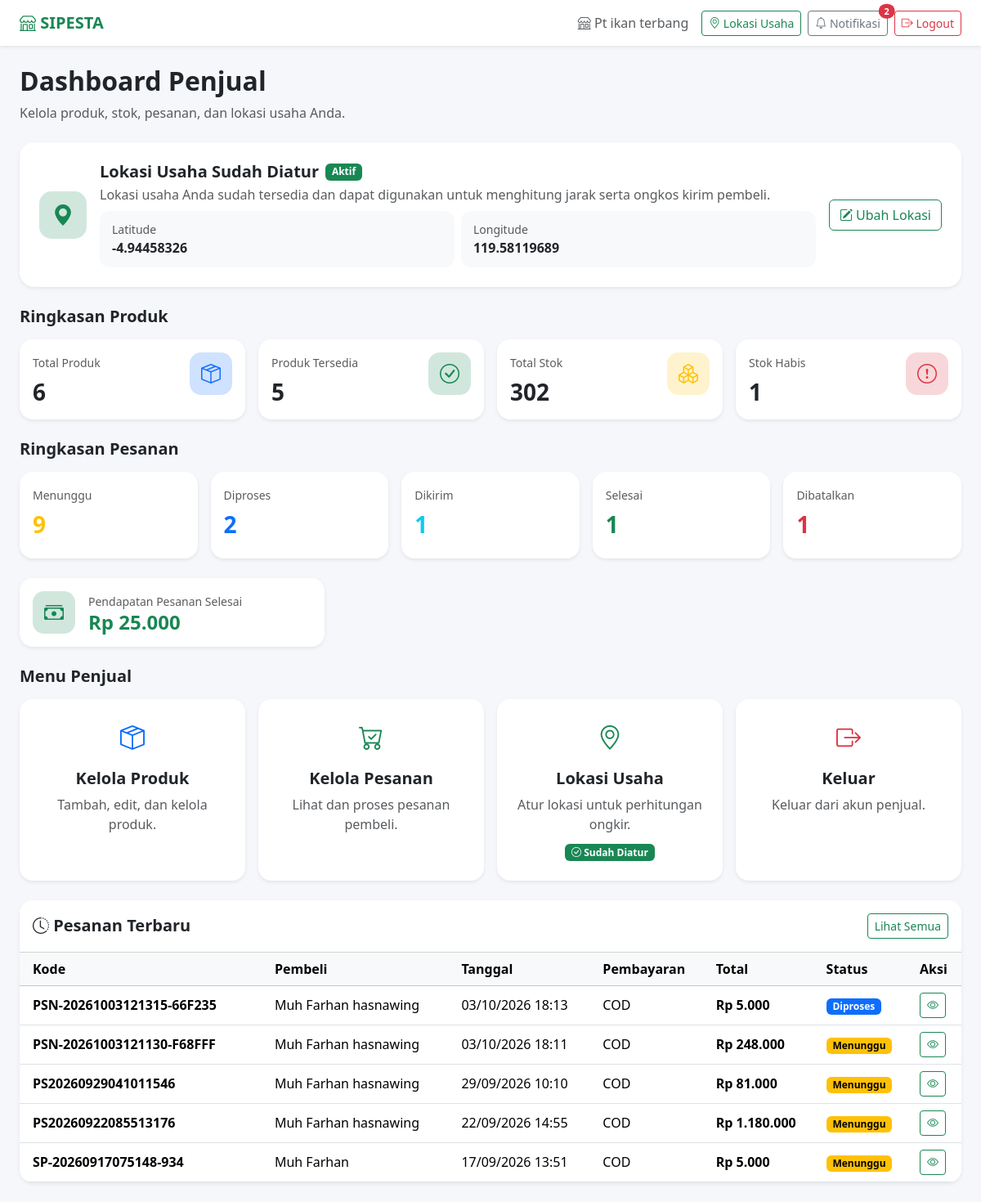
Page /penjual/index.php (signed in) on the committed database.
### tables this page shows
CREATE TABLE `penjual` (
  `id` int(11) NOT NULL,
  `user_id` int(11) NOT NULL,
  `nama` varchar(100) NOT NULL,
  `no_hp` varchar(20) DEFAULT NULL,
  `alamat` text DEFAULT NULL,
  `nama_usaha` varchar(150) DEFAULT NULL,
  `jenis_usaha` varchar(100) DEFAULT NULL,
  `created_at` timestamp NOT NULL DEFAULT current_timestamp(),
  `latitude` decimal(10,8) DEFAULT NULL,
  `longitude` decimal(11,8) DEFAULT NULL
);

CREATE TABLE `pesanan` (
  `id` int(11) NOT NULL,
  `kode_pesanan` varchar(30) NOT NULL,
  `pembeli_id` int(11) NOT NULL,
  `nama_penerima` varchar(150) DEFAULT NULL,
  `no_hp` varchar(30) DEFAULT NULL,
  `tanggal_pesanan` datetime DEFAULT current_timestamp(),
  `total_harga` decimal(15,2) NOT NULL DEFAULT 0.00,
  `alamat_pengiriman` text NOT NULL,
  `catatan` text DEFAULT NULL,
  `metode_pembayaran` enum('COD','Transfer') DEFAULT 'COD',
  `STATUS` varchar(20) NOT NULL DEFAULT 'menunggu',
  `created_at` timestamp NOT NULL DEFAULT current_timestamp(),
  `updated_at` timestamp NOT NULL DEFAULT current_timestamp() ON UPDATE current_timestamp(),
  `latitude_pengiriman` decimal(10,8) DEFAULT NULL,
  `longitude_pengiriman` decimal(11,8) DEFAULT NULL,
  `jarak_km` decimal(10,2) DEFAULT NULL,
  `ongkos_kirim` decimal(15,2) NOT NULL DEFAULT 0.00
);

### penjual/index.php (the view, shortened to what the rows shown need)
<?php
require_once "../config/database.php";
require_once "../config/auth.php";
require_once "../config/helper.php";
$user_id = userId();
$stmtNotif = $conn->prepare("
    SELECT COUNT(*) AS total
    FROM notifications
    WHERE user_id = ?
    AND dibaca = 0
");
$stmtNotif->bind_param("i", $user_id);
$stmtNotif->execute();
$resultNotif = $stmtNotif->get_result();
$jumlahNotif = (int) $resultNotif->fetch_assoc()['total'];
$stmtPenjual = $conn->prepare("
    SELECT
        id,
        nama_usaha,
        alamat,
        latitude,
        longitude
    FROM penjual
    WHERE user_id = ?
    LIMIT 1
");
$stmtPenjual->bind_param("i", $user_id);
$stmtPenjual->execute();
$penjual = $stmtPenjual
    ->get_result()
    ->fetch_assoc();
$penjual_id = (int) $penjual['id'];
$lokasiSudahDiatur =
    $penjual['latitude'] !== null &&
    $penjual['latitude'] !== '' &&
    $penjual['longitude'] !== null &&
    $penjual['longitude'] !== '';
$stmt = $conn->prepare("
    SELECT
        p.id,
        p.kode_pesanan,
        p.nama_penerima,
        p.tanggal_pesanan,
        p.metode_pembayaran,
        p.status,
        SUM(dp.subtotal) AS total_produk
    FROM pesanan p
    INNER JOIN detail_pesanan dp
        ON p.id = dp.pesanan_id
    INNER JOIN produk pr
        ON dp.produk_id = pr.id
    WHERE pr.penjual_id = ?
    GROUP BY
        p.id,
        p.kode_pesanan,
        p.nama_penerima,
        p.tanggal_pesanan,
        p.metode_pembayaran,
        p.status
    ORDER BY p.tanggal_pesanan DESC
    LIMIT 5
");
$stmt->bind_param("i", $penjual_id);
$stmt->execute();
$pesananTerbaru = $stmt->get_result();
function badgeStatusDashboard($status)
{
    $status = strtolower(trim($status));
    switch ($status) {
        case 'menunggu':
            return '<span class="badge text-bg-warning">Menunggu</span>';
        case 'diproses':
            return '<span class="badge text-bg-primary">Diproses</span>';
    }
}
?>
<!DOCTYPE html>
<html lang="id">
<head>
    <link
        href="https://cdn.jsdelivr.net/npm/bootstrap@5.3.2/dist/css/bootstrap.min.css"
        rel="stylesheet"
    >
    <link
        href="https://cdn.jsdelivr.net/npm/bootstrap-icons@1.11.3/font/bootstrap-icons.css"
        rel="stylesheet"
    >
</head>
<body>
<nav class="navbar navbar-expand-lg bg-white shadow-sm">
    <div class="container-fluid px-4">
        <div class="d-flex align-items-center gap-2">
            <span class="text-muted d-none d-lg-block me-2">
                <i class="bi bi-shop"></i>
                <?= e($penjual['nama_usaha']) ?>
            </span>
            <a
                href="lokasi_usaha.php"
                class="btn btn-outline-success btn-sm"
            >
                <i class="bi bi-geo-alt"></i>
                <span class="d-none d-md-inline">
                </span>
            </a>
            <a
                href="notifikasi.php"
                class="btn btn-outline-secondary btn-sm position-relative"
                title="Notifikasi"
            >
                <i class="bi bi-bell"></i>
                <span class="d-none d-md-inline">
                </span>
                <?php if ($jumlahNotif > 0): ?>
                    <span
                        class="position-absolute top-0 start-100 translate-middle badge rounded-pill bg-danger notification-badge"
                    >
                        </span>
                <?php endif; ?>
            </a>
            <a
                href="../logout.php"
                class="btn btn-outline-danger btn-sm"
            >
                <i class="bi bi-box-arrow-right"></i>
                <span class="d-none d-md-inline">
                </span>
            </a>
        </div>
    </div>
</nav>
<div class="container-fluid px-4 py-4">
    <div class="mb-4">
        <h2 class="dashboard-title">
            Dashboard Penjual
        </h2>
    </div>
    <div class="card location-card shadow-sm mb-4">
        <div class="card-body p-4">
            <div class="row align-items-center g-3">
                <div class="col">
                    <?php if ($lokasiSudahDiatur): ?>
                        <div class="d-flex flex-wrap align-items-center gap-2">
                            <h5 class="fw-bold mb-0">
                                Lokasi Usaha Sudah Diatur
                            </h5>
                            <span class="badge text-bg-success">
                                Aktif
                            </span>
                        </div>
                        <p class="text-muted mb-2 mt-1">
                            Lokasi usaha Anda sudah tersedia dan dapat
                            digunakan untuk menghitung jarak serta ongkos
                            kirim pembeli.
                        </p>
                        <div class="row g-2">
                            <div class="col-md-6">
                                <div class="coordinate-box">
                                    <small class="text-muted d-block">
                                        Latitude
                                    </small>
                                    <span class="coordinate-value">
                                        <?= e($penjual['latitude']) ?>
                                    </span>
                                </div>
                            </div>
                            <div class="col-md-6">
                                <div class="coordinate-box">
                                    <small class="text-muted d-block">
                                        Longitude
                                    </small>
                                    <span class="coordinate-value">
                                        <?= e($penjual['longitude']) ?>
                                    </span>
                                </div>
                            </div>
                        </div>
                    <?php endif; ?>
                </div>
            </div>
        </div>
    </div>
    <div class="card table-card shadow-sm">
        <div class="card-body p-0">
            <div class="table-responsive">
                <table class="table table-hover align-middle mb-0">
                    <thead class="table-light">
                        <tr>
                            <th class="px-3">
                                Kode
                            </th>
                            <th>
                                Pembeli
                            </th>
                            <th>
                                Tanggal
                            </th>
                            <th>
                                Pembayaran
                            </th>
                            <th>
                                Total
                            </th>
                            <th>
                                Status
                            </th>
                            <th>
                                Aksi
                            </th>
                        </tr>
                    </thead>
                    <tbody>
                    <?php if ($pesananTerbaru->num_rows > 0): ?>
                        <?php while ($pesanan = $pesananTerbaru->fetch_assoc()): ?>
                            <tr>
                                <td class="px-3 fw-semibold">
                                    <?= e($pesanan['kode_pesanan']) ?>
                                </td>
                                <td>
                                    <?= e($pesanan['nama_penerima']) ?>
                                </td>
                                <td>
                                    <?= date(
                                        'd/m/Y H:i',
                                        strtotime(
                                            $pesanan['tanggal_pesanan']
                                        )
                                    ) ?>
                                </td>
                                <td>
                                    <?= e(
                                        $pesanan['metode_pembayaran']
                                    ) ?>
                                </td>
                                <td class="fw-semibold">
                                    <?= rupiah(
                                        $pesanan['total_produk']
                                    ) ?>
                                </td>
                                <td>
                                    <?= badgeStatusDashboard(
                                        $pesanan['status']
                                    ) ?>
                                </td>
                                <td>
                                    <a
                                        href="detail_pesanan.php?id=<?= (int)$pesanan['id'] ?>"
                                        class="btn btn-sm btn-outline-success"
                                        title="Lihat Detail"
                                    >
                                        <i class="bi bi-eye"></i>
                                    </a>
                                </td>
                            </tr>
                        <?php endwhile; ?>
                    <?php endif; ?>
                    </tbody>
                </table>
            </div>
        </div>
    </div>
</div>
</body>
</html>

### rows in the picture
penjual: nama_usaha "Pt ikan terbang", latitude "-4.94458326", longitude "119.58119689"
pesanan: kode_pesanan "PSN-20261003121315-66F235", nama_penerima "Muh Farhan hasnawing", tanggal_pesanan "03/10/2026 18:13", metode_pembayaran "COD", total_produk "Rp 5.000", STATUS "Diproses"
pesanan: kode_pesanan "PSN-20261003121130-F68FFF", nama_penerima "Muh Farhan hasnawing", tanggal_pesanan "03/10/2026 18:11", metode_pembayaran "COD", total_produk "Rp 248.000", STATUS "Menunggu"
pesanan: kode_pesanan "PS20260929041011546", nama_penerima "Muh Farhan hasnawing", tanggal_pesanan "29/09/2026 10:10", metode_pembayaran "COD", total_produk "Rp 81.000", STATUS "Menunggu"
pesanan: kode_pesanan "PS20260922085513176", nama_penerima "Muh Farhan hasnawing", tanggal_pesanan "22/09/2026 14:55", metode_pembayaran "COD", total_produk "Rp 1.180.000", STATUS "Menunggu"
pesanan: kode_pesanan "SP-20260917075148-934", nama_penerima "Muh Farhan", tanggal_pesanan "17/09/2026 13:51", metode_pembayaran "COD", total_produk "Rp 5.000", STATUS "Menunggu"

### other values in the picture
$jumlahNotif "2"
$totalProduk "6"
$produkTersedia "5"
$produkHabis "1"
$pesananMenunggu "9"
$pesananDiproses "2"
$pesananDikirim "1"
$pesananSelesai "1"
$pesananDibatalkan "1"
rupiah($totalPendapatan) "Rp 25.000"
